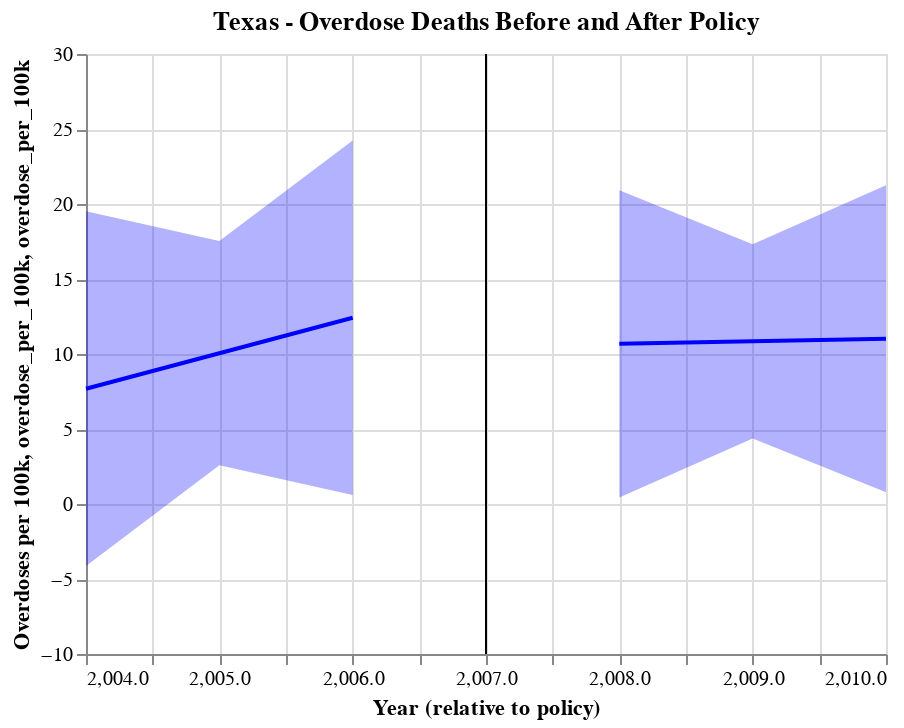

This figure's notebook cell:
### Code cell
# test the function
# may remove title parameters later - not really necessary as we aren't plotting this part in our final analysis
# however, if we can't add a title to our fit/regression line charts, we may need to add them here
base_before, base_after = get_charts(b4 = tx_b4_preds, after = tx_after_preds, title_b4 = "Texas - Overdose Deaths Before and After Policy", title_after="Deaths After Policy Implementation", color="blue")
base_before + base_after + line + tx_b4_bands + tx_after_bands

### Figure 1 — Vega-Lite specification as saved in the notebook (floating-point values rounded to 4 significant figures)
{"config": {"view": {"continuousWidth": 400, "continuousHeight": 300}}, "layer": [{"data": {"name": "data-fe7c419fd14b5753974ad19cd871ade5"}, "mark": "line", "encoding": {"color": {"value": "blue"}, "x": {"field": "Year", "scale": {"zero": false}, "type": "quantitative"}, "y": {"field": "overdose_per_100k", "scale": {"zero": false}, "type": "quantitative"}}, "title": "Texas - Overdose Deaths Before and After Policy", "transform": [{"on": "Year", "regression": "overdose_per_100k"}]}, {"data": {"name": "data-be71de59e69e13ff77033e49d37c52a7"}, "mark": "line", "encoding": {"color": {"value": "blue"}, "x": {"field": "Year", "scale": {"zero": false}, "title": "Year (relative to policy)", "type": "quantitative"}, "y": {"field": "overdose_per_100k", "scale": {"zero": false}, "title": "Overdoses per 100k", "type": "quantitative"}}, "title": "Deaths After Policy Implementation", "transform": [{"on": "Year", "regression": "overdose_per_100k"}]}, {"data": {"name": "data-666077794fe9b0ba4baa1b4b43e5789c"}, "mark": "rule", "encoding": {"color": {"field": "color", "scale": null, "type": "nominal"}, "x": {"field": "Date", "type": "quantitative"}}}, {"data": {"name": "data-fe7c419fd14b5753974ad19cd871ade5"}, "mark": "errorband", "encoding": {"color": {"value": "blue"}, "x": {"field": "Year", "type": "quantitative"}, "y": {"field": "ci_low", "title": "overdose_per_100k", "type": "quantitative"}, "y2": {"field": "ci_high"}}}, {"data": {"name": "data-be71de59e69e13ff77033e49d37c52a7"}, "mark": "errorband", "encoding": {"color": {"value": "blue"}, "x": {"field": "Year", "type": "quantitative"}, "y": {"field": "ci_low", "title": "overdose_per_100k", "type": "quantitative"}, "y2": {"field": "ci_high"}}}], "$schema": "https://vega.github.io/schema/vega-lite/v4.17.0.json", "datasets": {"data-fe7c419fd14b5753974ad19cd871ade5": [{"overdose_per_100k": 7.687, "ci_low": -4.135, "ci_high": 19.51, "Year": 2004.0}, {"overdose_per_100k": 10.05, "ci_low": 2.575, "ci_high": 17.53, "Year": 2005.0}, {"overdose_per_100k": 12.42, "ci_low": 0.5959, "ci_high": 24.24, "Year": 2006.0}], "data-be71de59e69e13ff77033e49d37c52a7": [{"overdose_per_100k": 10.68, "ci_low": 0.4395, "ci_high": 20.91, "Year": 2008.0}, {"overdose_per_100k": 10.85, "ci_low": 4.373, "ci_high": 17.32, "Year": 2009.0}, {"overdose_per_100k": 11.02, "ci_low": 0.782, "ci_high": 21.25, "Year": 2010.0}], "data-666077794fe9b0ba4baa1b4b43e5789c": [{"Date": 2007, "color": "black"}]}}
